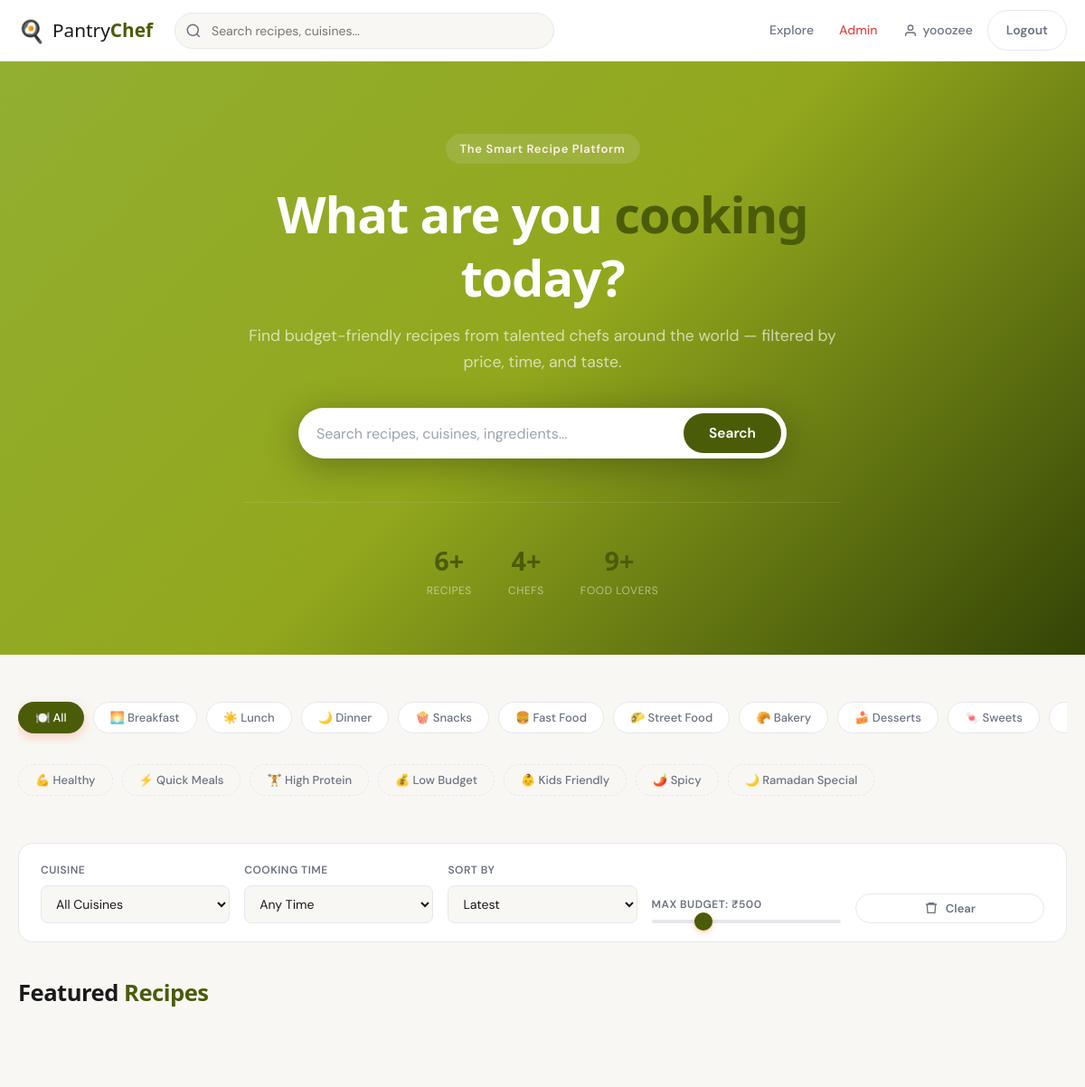
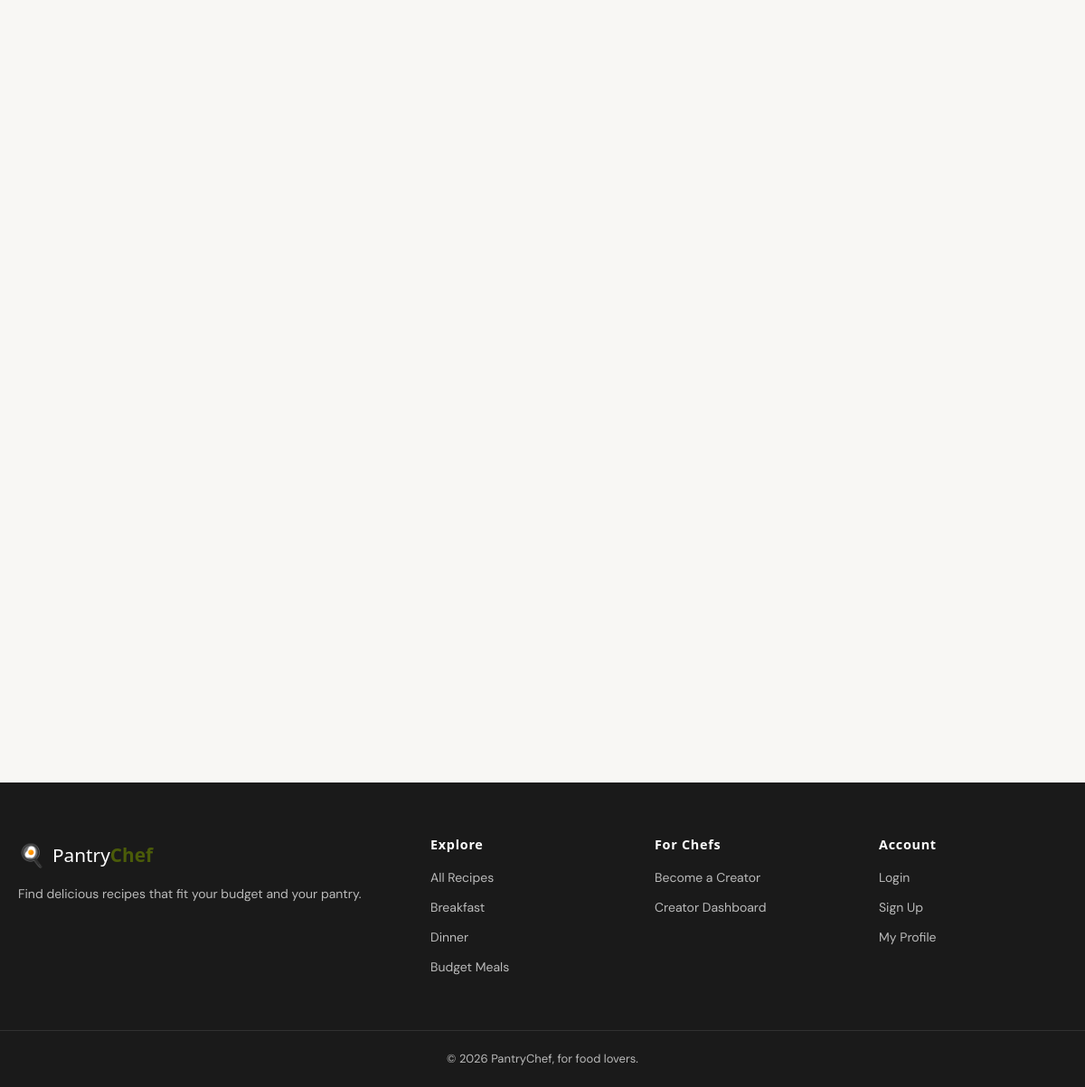
The app's page /index.php (signed in) with its own data (2 pictures, top to bottom).
### tables this page shows
CREATE TABLE `categories` (
  `id` int(10) UNSIGNED NOT NULL,
  `name` varchar(100) NOT NULL,
  `type` enum('meal','food_type','special') DEFAULT 'meal',
  `icon` varchar(10) DEFAULT NULL,
  `sort_order` tinyint(3) UNSIGNED DEFAULT 0
);

### index.php (the view, shortened to what this page needs)
<?php
require_once 'includes/db.php';
$catStmt = $pdo->query("SELECT id, name, icon FROM categories WHERE type = 'meal' ORDER BY sort_order");
$categories = $catStmt->fetchAll();
$specialStmt = $pdo->query("SELECT id, name, icon FROM categories WHERE type = 'special' ORDER BY sort_order");
$specialTags = $specialStmt->fetchAll();
$statsStmt = $pdo->query("SELECT
    (SELECT COUNT(*) FROM recipes WHERE status='active') as recipe_count,
    (SELECT COUNT(*) FROM users WHERE role='creator') as chef_count,
    (SELECT COUNT(*) FROM users) as user_count");
$stats = $statsStmt->fetch();
?>
<!DOCTYPE html>
<html lang="en">
<head>
<link rel="stylesheet" href="<?= ASSETS ?>/css/main.css">
</head>
<body>
<?php include 'components/navbar.php'; ?>
<section class="hero">
  <div class="hero-content">
    <div class="hero-eyebrow">The Smart Recipe Platform</div>
    <h1>What are you <span>cooking</span> today?</h1>
    <p>Find budget-friendly recipes from talented chefs around the world — filtered by price, time, and taste.</p>
    <div class="hero-search">
      <input type="text" id="heroSearch" placeholder="Search recipes, cuisines, ingredients..."
             autocomplete="off" oninput="debounceHeroSearch(this.value)">
      <button class="btn btn-primary" id="searchButton" onclick="applyFilters()">Search</button>
    </div>
    <div class="hero-stats">
      <div class="hero-stat">
        <div class="num"><?= number_format($stats['recipe_count']) ?>+</div>
        <div class="label">RECIPES</div>
      </div>
      <div class="hero-stat">
        <div class="num"><?= number_format($stats['chef_count']) ?>+</div>
        <div class="label">CHEFS</div>
      </div>
      <div class="hero-stat">
        <div class="num"><?= number_format($stats['user_count']) ?>+</div>
        <div class="label">FOOD LOVERS</div>
      </div>
    </div>
  </div>
</section>
<main>
  <div class="container">
    <section class="section--sm">
      <div class="category-scroll">
        <div class="category-chips">
          <button class="chip is-active" onclick="filterByCategory('')" data-cat="">
            🍽️ All
          </button>
          <?php foreach ($categories as $cat): ?>
          <button class="chip" onclick="filterByCategory('<?= htmlspecialchars($cat['name']) ?>')" data-cat="<?= htmlspecialchars($cat['name']) ?>">
            <?= $cat['icon'] ?> <?= htmlspecialchars($cat['name']) ?>
          </button>
          <?php endforeach; ?>
        </div>
      </div>
      <div class="category-scroll" style="margin-top: 10px;">
        <div class="category-chips">
          <?php foreach ($specialTags as $tag): ?>
          <button class="chip" style="background: var(--bg); border-style: dashed;"
                  onclick="filterByTag('<?= htmlspecialchars($tag['name']) ?>')" data-tag="<?= htmlspecialchars($tag['name']) ?>">
            <?= $tag['icon'] ?> <?= htmlspecialchars($tag['name']) ?>
          </button>
          <?php endforeach; ?>
        </div>
      </div>
    </section>
    <section class="section--sm" style="padding-top: 0;">
      <div class="filter-bar">
        <div class="filter-group">
          <label>Cuisine</label>
          <select class="filter-select" id="filterCuisine" onchange="applyFilters()">
            <option value="">All Cuisines</option>
          </select>
        </div>
        <div class="filter-group">
          <label>Cooking Time</label>
          <select class="filter-select" id="filterTime" onchange="applyFilters()">
            <option value="">Any Time</option>
          </select>
        </div>
        <div class="filter-group">
          <label>Sort By</label>
          <select class="filter-select" id="filterSort" onchange="applyFilters()">
            <option value="latest">Latest</option>
          </select>
        </div>
        <div class="filter-group">
          <label>Max Budget: <span id="budgetDisplay">₹500</span></label>
          <input type="range" class="budget-range" id="filterBudget"
                 min="0" max="2000" step="50" value="500"
                 oninput="document.getElementById('budgetDisplay').textContent='₹'+this.value"
                 onchange="applyFilters()">
        </div>
        <div class="filter-group" style="justify-content: flex-end;">
          <button class="btn btn-ghost btn-sm" onclick="clearFilters()">
            <svg viewBox="0 0 24 24" fill="none" stroke="currentColor" stroke-width="2"><path d="M3 6h18M8 6V4h8v2M19 6l-1 14H6L5 6"/></svg>
            Clear
          </button>
        </div>
      </div>
    </section>
    <section class="section" style="padding-top: 0;">
      <div class="section-header">
        <h2 class="section-title">Featured <span>Recipes</span></h2>
      </div>
      <div class="recipes-grid" id="recipesGrid">
      </div>
    </section>
  </div>
</main>
<?php include 'components/footer.php'; ?>
</body>
</html>

### records on screen
categories: icon "🌅", name "Breakfast"
categories: icon "☀️", name "Lunch"
categories: icon "🌙", name "Dinner"
categories: icon "🍿", name "Snacks"
categories: icon "🍔", name "Fast Food"
categories: icon "🌮", name "Street Food"
categories: icon "🥐", name "Bakery"
categories: icon "🍰", name "Desserts"
categories: icon "🍬", name "Sweets"
categories: icon "💪", name "Healthy"
categories: icon "⚡", name "Quick Meals"
categories: icon "🏋️", name "High Protein"
categories: icon "💰", name "Low Budget"
categories: icon "👶", name "Kids Friendly"
categories: icon "🌶️", name "Spicy"
categories: icon "🌙", name "Ramadan Special"

### other values on screen
$user['name'] "yooozee"
$stats['recipe_count'] "6"
$stats['chef_count'] "4"
$stats['user_count'] "9"
